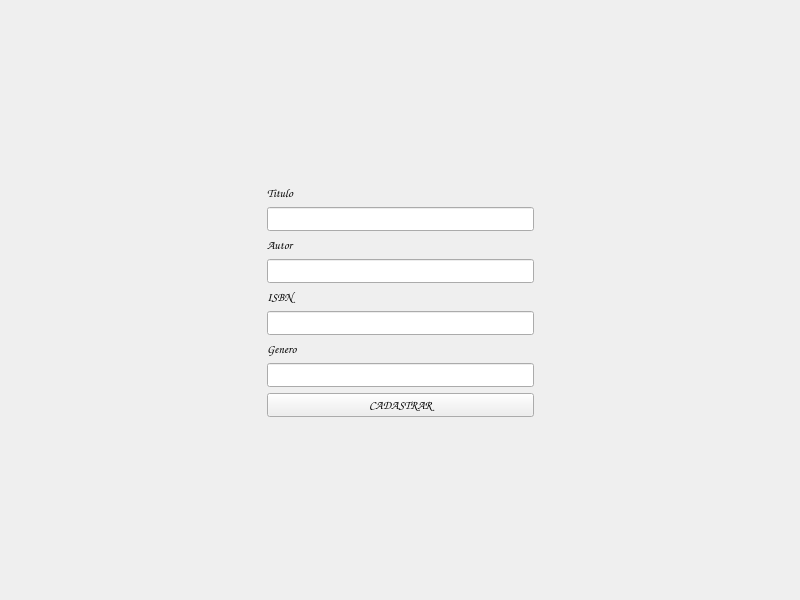
<?xml version="1.0" encoding="UTF-8"?>
<ui version="4.0">
 <class>MainWindow</class>
 <widget class="QMainWindow" name="MainWindow">
  <property name="geometry">
   <rect>
    <x>0</x>
    <y>0</y>
    <width>800</width>
    <height>600</height>
   </rect>
  </property>
  <property name="windowTitle">
   <string>MainWindow</string>
  </property>
  <widget class="QWidget" name="centralwidget">
   <property name="styleSheet">
    <string notr="true">font-family: Comic Sans MS;</string>
   </property>
   <widget class="QWidget" name="horizontalLayoutWidget">
    <property name="geometry">
     <rect>
      <x>0</x>
      <y>0</y>
      <width>801</width>
      <height>601</height>
     </rect>
    </property>
    <layout class="QHBoxLayout" name="horizontalLayout">
     <item>
      <spacer name="horizontalSpacer">
       <property name="orientation">
        <enum>Qt::Horizontal</enum>
       </property>
       <property name="sizeHint" stdset="0">
        <size>
         <width>40</width>
         <height>20</height>
        </size>
       </property>
      </spacer>
     </item>
     <item>
      <layout class="QVBoxLayout" name="verticalLayout">
       <item>
        <spacer name="verticalSpacer">
         <property name="orientation">
          <enum>Qt::Vertical</enum>
         </property>
         <property name="sizeHint" stdset="0">
          <size>
           <width>20</width>
           <height>40</height>
          </size>
         </property>
        </spacer>
       </item>
       <item>
        <widget class="QLabel" name="textitulo">
         <property name="font">
          <font>
           <family>Comic Sans MS</family>
          </font>
         </property>
         <property name="text">
          <string>Titulo</string>
         </property>
        </widget>
       </item>
       <item>
        <widget class="QLineEdit" name="linetitulo"/>
       </item>
       <item>
        <widget class="QLabel" name="textautor">
         <property name="font">
          <font>
           <family>Comic Sans MS</family>
          </font>
         </property>
         <property name="text">
          <string>Autor</string>
         </property>
        </widget>
       </item>
       <item>
        <widget class="QLineEdit" name="lineautor"/>
       </item>
       <item>
        <widget class="QLabel" name="textisbn">
         <property name="font">
          <font>
           <family>Comic Sans MS</family>
          </font>
         </property>
         <property name="text">
          <string>ISBN</string>
         </property>
        </widget>
       </item>
       <item>
        <widget class="QLineEdit" name="lineisbn"/>
       </item>
       <item>
        <widget class="QLabel" name="textgenero">
         <property name="font">
          <font>
           <family>Comic Sans MS</family>
          </font>
         </property>
         <property name="text">
          <string>Genero</string>
         </property>
        </widget>
       </item>
       <item>
        <widget class="QLineEdit" name="linegenero"/>
       </item>
       <item>
        <widget class="QPushButton" name="butcad">
         <property name="text">
          <string>CADASTRAR</string>
         </property>
        </widget>
       </item>
       <item>
        <spacer name="verticalSpacer_2">
         <property name="orientation">
          <enum>Qt::Vertical</enum>
         </property>
         <property name="sizeHint" stdset="0">
          <size>
           <width>20</width>
           <height>40</height>
          </size>
         </property>
        </spacer>
       </item>
      </layout>
     </item>
     <item>
      <spacer name="horizontalSpacer_2">
       <property name="orientation">
        <enum>Qt::Horizontal</enum>
       </property>
       <property name="sizeHint" stdset="0">
        <size>
         <width>40</width>
         <height>20</height>
        </size>
       </property>
      </spacer>
     </item>
    </layout>
   </widget>
  </widget>
 </widget>
 <resources/>
 <connections/>
</ui>
